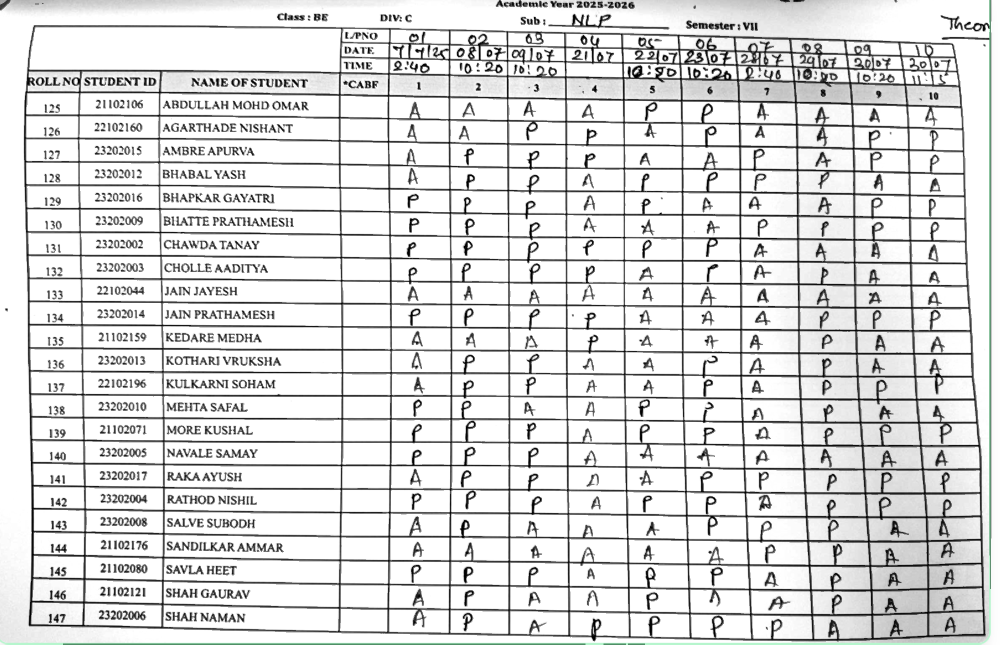
#> input picture Downloads/CodeBlood/CodeBlood-main/uploads/cleaned_01.png, 2000 x 1289 px (shown at 1/2 size)
$ python -i image_utils.py   (imports and definitions only)
#> lines starting #> are read from the running program, lines starting #| are printed output that depends on the picture; after the words box and inside, x2 and y2 are one past the last pixel; in counts of white or black regions, pixels touching at a corner belong together
#> further down, picture is the input picture: shape (1289, 2000, 3); mean B, G, R 218.6, 218.7, 218.5
from typing import Tuple

import cv2
import numpy as np
from PIL import Image


def convert_pil_to_cv(img: Image.Image) -> np.ndarray:
	return cv2.cvtColor(np.array(img), cv2.COLOR_RGB2BGR)


def convert_cv_to_pil(img: np.ndarray) -> Image.Image:
	return Image.fromarray(cv2.cvtColor(img, cv2.COLOR_BGR2RGB))


def deskew_image(gray: np.ndarray) -> np.ndarray:
	coords = np.column_stack(np.where(gray > 0))
	if coords.size == 0:
		return gray
	angle = cv2.minAreaRect(coords)[-1]
	if angle < -45:
		angle = -(90 + angle)
	else:
		angle = -angle
	(h, w) = gray.shape[:2]
	center = (w // 2, h // 2)
	M = cv2.getRotationMatrix2D(center, angle, 1.0)
	rotated = cv2.warpAffine(gray, M, (w, h), flags=cv2.INTER_CUBIC, borderMode=cv2.BORDER_REPLICATE)
	return rotated


def preprocess_image(
    img_bgr: np.ndarray,
    resize_width: int = 1500,
    adaptive_block: int = 35,
    adaptive_c: int = 5,
    deskew: bool = True,
    remove_shadow: bool = False,
    clahe_clip: float = 0.0,
    denoise_strength: int = 0,
) -> np.ndarray:
	# Resize proportionally
#> called with resize_width = 1500, adaptive_block = 35, adaptive_c = 5, deskew = True, remove_shadow = False, clahe_clip = 0, denoise_strength = 0
	h, w = img_bgr.shape[:2]
#> h = 1289; w = 2000
	scale = resize_width / max(1, w)
#> scale = 0.75
	img = cv2.resize(img_bgr, (int(w * scale), int(h * scale)), interpolation=cv2.INTER_AREA)
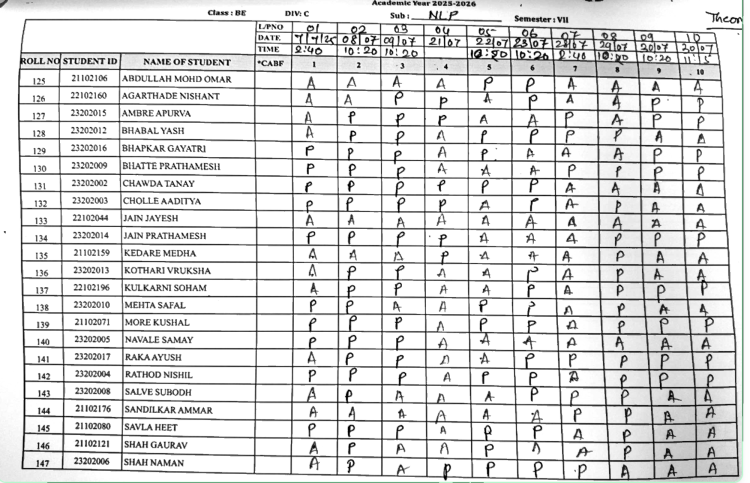
#> img: shape (966, 1500, 3) (shown at 1/2 size); mean B, G, R 218.6, 218.7, 218.5

	# Grayscale
	gray = cv2.cvtColor(img, cv2.COLOR_BGR2GRAY)

	# Simple but effective shadow removal
	if remove_shadow:
		try:
			# Use single kernel for reliable shadow removal
			kernel_size = max(25, int(min(gray.shape[:2]) * 0.05))
			if kernel_size % 2 == 0:
				kernel_size += 1
			kernel = cv2.getStructuringElement(cv2.MORPH_ELLIPSE, (kernel_size, kernel_size))
			background = cv2.morphologyEx(gray, cv2.MORPH_OPEN, kernel)
			# Ensure minimum background value
			background = np.maximum(background, 5)
			# Apply illumination correction
			normalized = cv2.divide(gray, background, scale=255)
			normalized = np.clip(normalized, 0, 255)
			# Conservative blending
			gray = cv2.addWeighted(normalized, 0.7, gray, 0.3, 0).astype(np.uint8)
		except:
			pass

	# Moderate CLAHE for better contrast
	if clahe_clip and clahe_clip > 0:
		clip_value = float(clahe_clip)
	else:
		clip_value = 2.0  # Moderate enhancement
	try:
		clahe = cv2.createCLAHE(clipLimit=clip_value, tileGridSize=(8, 8))
		gray = clahe.apply(gray)
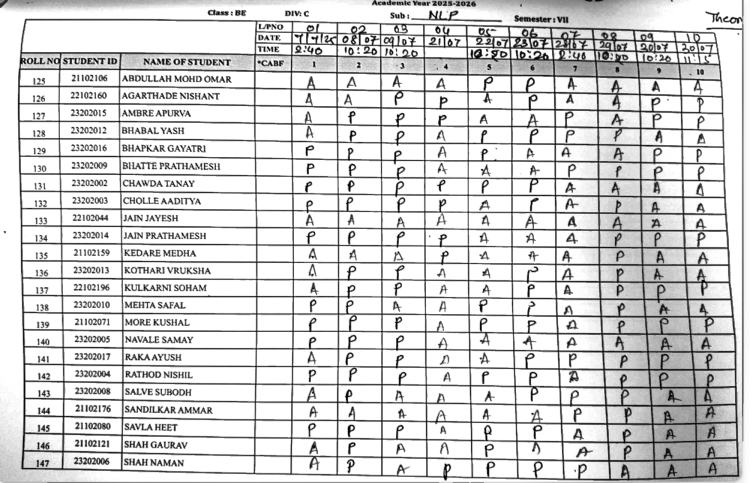
#> gray: shape (966, 1500) (shown at 1/2 size); min 0, max 255, mean 210.9
	except:
		pass

	# Professional denoising for document quality
	if denoise_strength and denoise_strength > 0:
		try:
			blur = cv2.fastNlMeansDenoising(gray, None, h=int(denoise_strength), templateWindowSize=7, searchWindowSize=21)
		except:
			# Use bilateral filter for better edge preservation
			blur = cv2.bilateralFilter(gray, 5, 50, 50)
	else:
		# Use bilateral filter to preserve text edges
		blur = cv2.bilateralFilter(gray, 5, 50, 50)

	# Deskew on binary-friendly version
	if deskew:
		try:
			# Use OTSU for angle estimation
			_, th = cv2.threshold(blur, 0, 255, cv2.THRESH_BINARY + cv2.THRESH_OTSU)
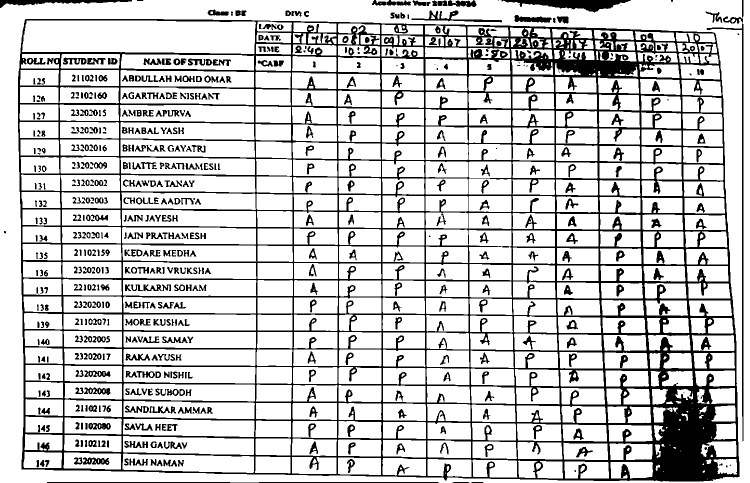
#> th: shape (966, 1500) (shown at 1/2 size); 79.6% white; 655 black regions (56 under 20 px), largest, box (x1, y1, x2, y2) and area: (36, 38, 1479, 963) 222092, (1003, 0, 1261, 25) 3184, (1413, 0, 1487, 883) 3060
			rot = deskew_image(th)
#> in deskew_image, `coords = np.column_stack(np.where(gray > 0))`: coords = 1153401 pairs, first value 0 to 965, second value 0 to 1499
#> in deskew_image, `angle = cv2.minAreaRect(coords)[-1]`: angle = -90
#> in deskew_image, `angle = -(90 + angle)`: angle = 0
#> in deskew_image, `M = cv2.getRotationMatrix2D(center, angle, 1.0)`: M = [[1, 0, 0], [0, 1, 0]]
			work = rot
		except:
			work = blur
	else:
		work = blur

	# Optimized adaptive threshold for crisp text
	try:
		# Use optimized block size for document quality
		block_size = max(11, adaptive_block if adaptive_block % 2 == 1 else adaptive_block + 1)
		binary = cv2.adaptiveThreshold(
			work,
			255,
			cv2.ADAPTIVE_THRESH_GAUSSIAN_C,
			cv2.THRESH_BINARY,
			block_size,
			adaptive_c,
		)
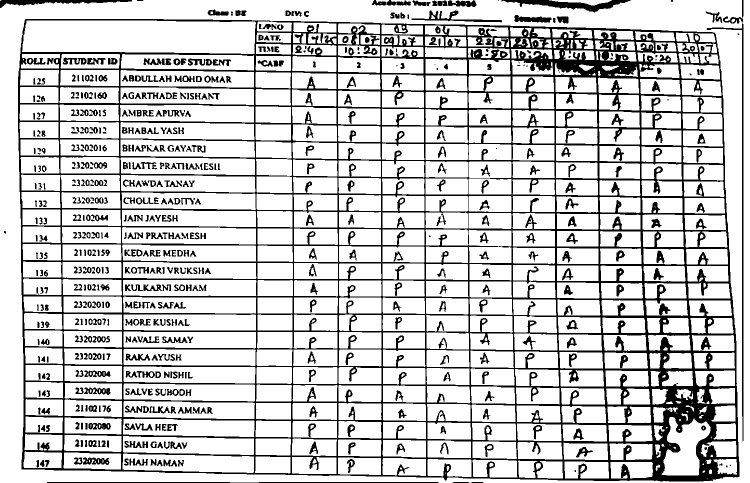
#> binary: shape (966, 1500) (shown at 1/2 size); 80.2% white; 656 black regions (56 under 20 px), largest, box (x1, y1, x2, y2) and area: (36, 38, 1479, 963) 214674, (1413, 0, 1487, 883) 3060, (1003, 0, 1261, 25) 2499
	except:
		# Fallback to OTSU with proper parameters
		_, binary = cv2.threshold(work, 0, 255, cv2.THRESH_BINARY + cv2.THRESH_OTSU)

	# Professional morphological cleaning for document quality
	try:
		# Step 1: Remove small noise
		kernel_noise = cv2.getStructuringElement(cv2.MORPH_RECT, (1, 1))
		clean1 = cv2.morphologyEx(binary, cv2.MORPH_OPEN, kernel_noise, iterations=1)

		# Step 2: Close small gaps in characters
		kernel_close = cv2.getStructuringElement(cv2.MORPH_RECT, (2, 2))
		clean = cv2.morphologyEx(clean1, cv2.MORPH_CLOSE, kernel_close, iterations=1)
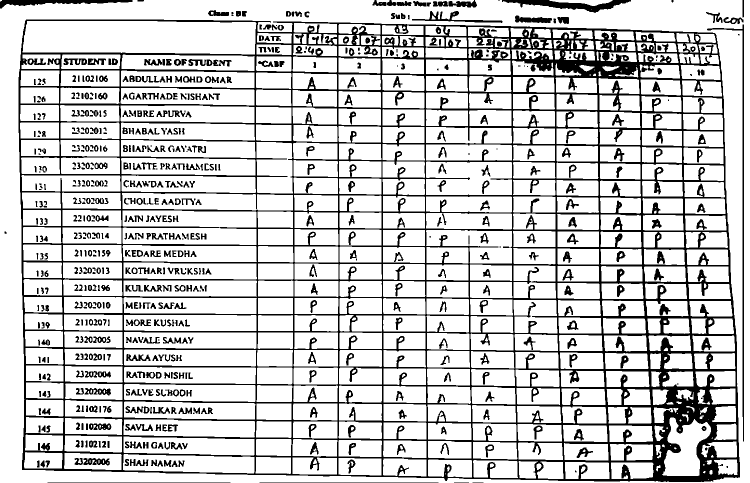
#> clean: shape (966, 1500) (shown at 1/2 size); 80.3% white; 737 black regions (77 under 20 px), largest, box (x1, y1, x2, y2) and area: (37, 39, 1480, 964) 212860, (1414, 49, 1488, 883) 2670, (1004, 0, 1262, 26) 2631
	except:
		clean = binary

	# Professional sharpening for crisp text
	try:
		# Use unsharp masking for professional results
		kernel_sharp = np.array([[-1,-1,-1], [-1,9,-1], [-1,-1,-1]])
		sharpened = cv2.filter2D(clean, -1, kernel_sharp)
		sharpened = np.clip(sharpened, 0, 255).astype(np.uint8)

		# Apply unsharp mask for professional sharpening
		gaussian = cv2.GaussianBlur(sharpened, (0, 0), 1.5)
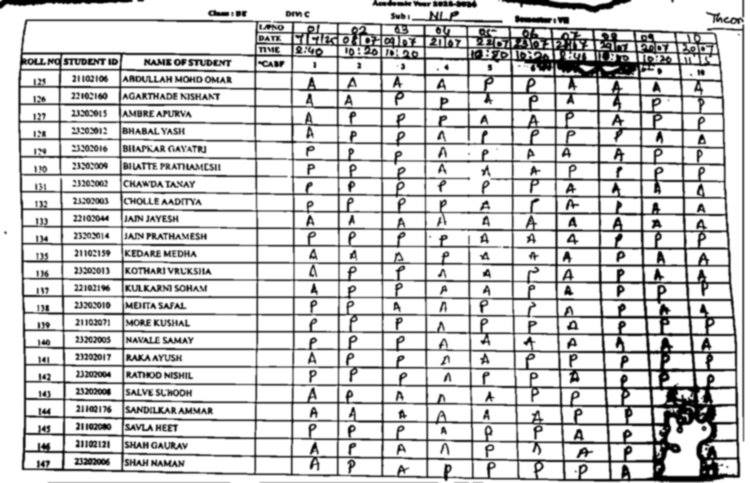
#> gaussian: shape (966, 1500) (shown at 1/2 size); min 0, max 255, mean 204.7
		unsharp_mask = cv2.addWeighted(sharpened, 1.3, gaussian, -0.3, 0)
		sharpened = np.clip(unsharp_mask, 0, 255).astype(np.uint8)
	except:
		sharpened = clean

	# Return colored output - keep original colors with enhanced clarity
	# Use the original resized image as base and apply processing as enhancement
	enhanced_original = img.copy()

	# Convert sharpened to 3-channel for blending
	sharpened_3ch = cv2.cvtColor(sharpened, cv2.COLOR_GRAY2BGR)

	# Blend original colors with enhanced processing (60% original, 40% processed)
	final_output = cv2.addWeighted(enhanced_original, 0.6, sharpened_3ch, 0.4, 0)
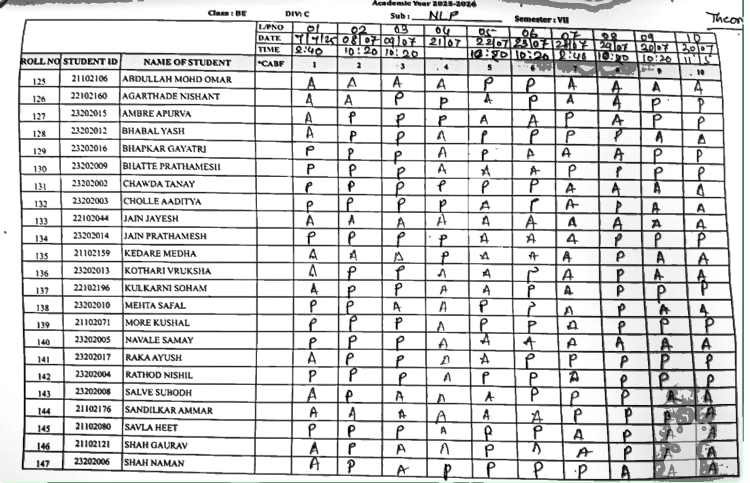
#> final_output: shape (966, 1500, 3) (shown at 1/2 size); mean B, G, R 213, 213.1, 212.9

	# Ensure proper color range
	final_output = np.clip(final_output, 0, 255).astype(np.uint8)

	return final_output


def detect_and_crop_table_region(img_bgr: np.ndarray) -> np.ndarray:
	gray = cv2.cvtColor(img_bgr, cv2.COLOR_BGR2GRAY)
	# Invert for table line emphasis
	inv = 255 - gray
	# Detect lines using morphological operations
	kernel_h = cv2.getStructuringElement(cv2.MORPH_RECT, (40, 1))
	kernel_v = cv2.getStructuringElement(cv2.MORPH_RECT, (1, 40))
	grad_h = cv2.morphologyEx(inv, cv2.MORPH_OPEN, kernel_h)
	grad_v = cv2.morphologyEx(inv, cv2.MORPH_OPEN, kernel_v)
	mask = cv2.addWeighted(grad_h, 0.5, grad_v, 0.5, 0)

	# Threshold and find contours
	_, th = cv2.threshold(mask, 0, 255, cv2.THRESH_BINARY + cv2.THRESH_OTSU)
	contours, _ = cv2.findContours(th, cv2.RETR_EXTERNAL, cv2.CHAIN_APPROX_SIMPLE)
	if not contours:
		return img_bgr

	# Choose the largest contour as table region
	largest = max(contours, key=cv2.contourArea)
	x, y, w, h = cv2.boundingRect(largest)
	# Add small padding
	pad = 10
	y1 = max(0, y - pad)
	y2 = min(img_bgr.shape[0], y + h + pad)
	x1 = max(0, x - pad)
	x2 = min(img_bgr.shape[1], x + w + pad)
	return img_bgr[y1:y2, x1:x2]

>>> import cv2
>>> picture = cv2.imread('../Downloads/CodeBlood/CodeBlood-main/uploads/cleaned_01.png')
>>> result = preprocess_image(picture)
